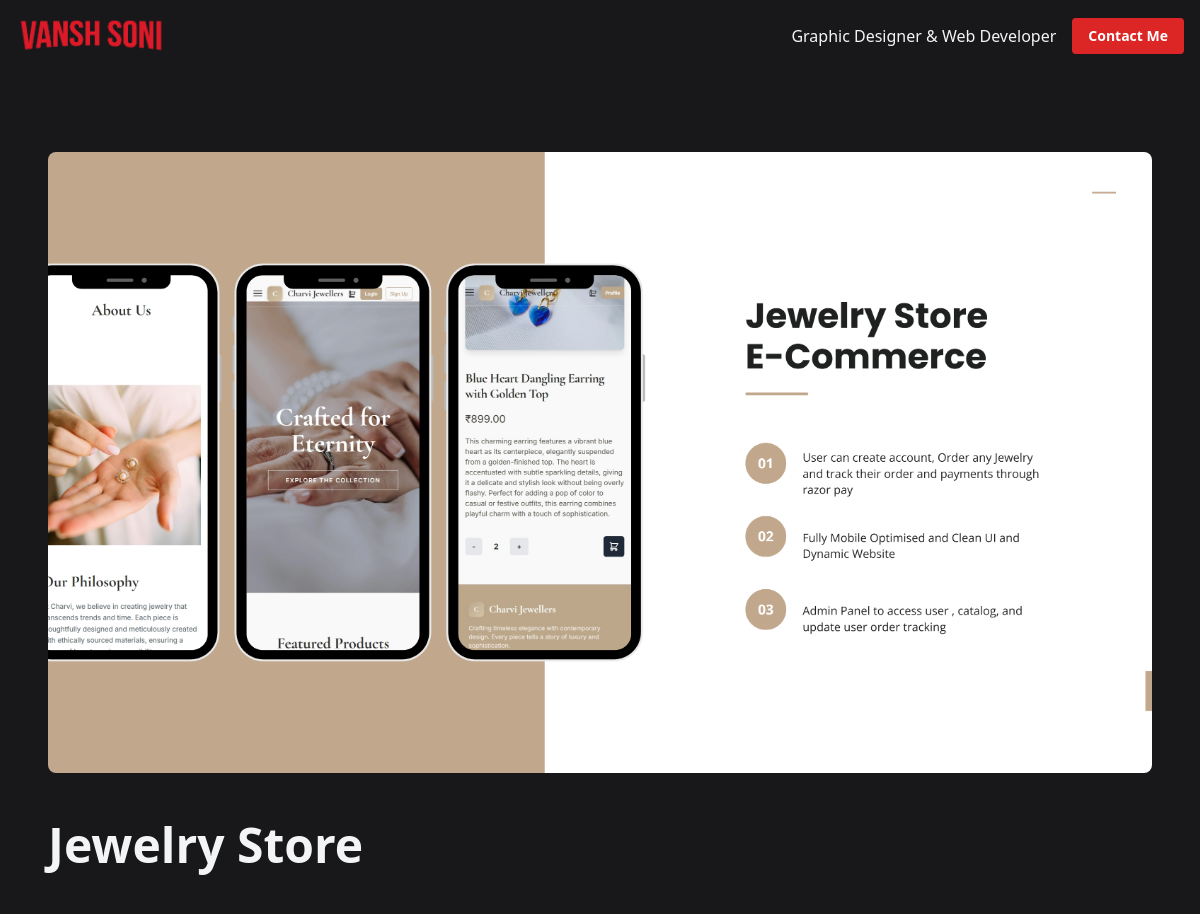
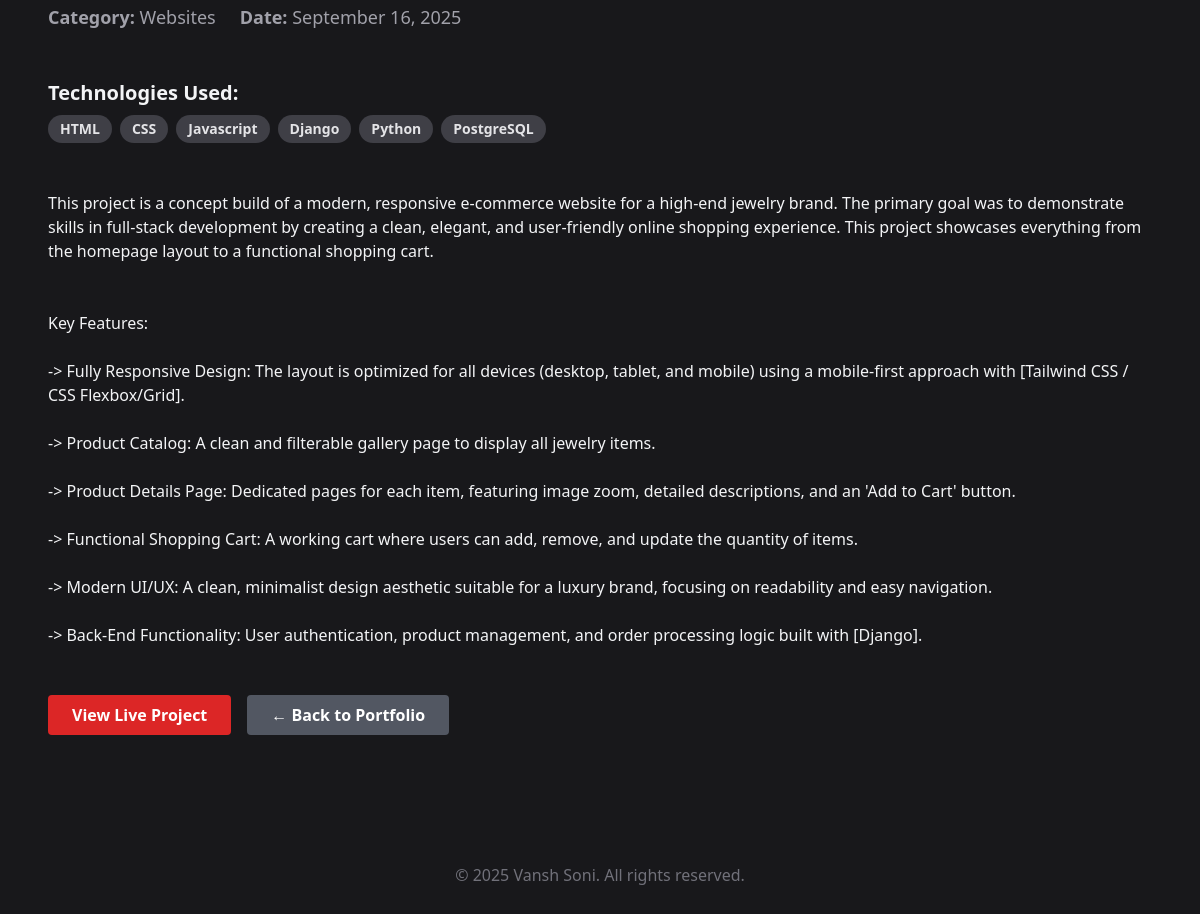
/project/jewelry-store/, run on the app's committed database (2 pictures, top to bottom).
### core/models.py (models this page shows, shortened)
class Project(models.Model):
    category = models.ForeignKey(Category, related_name='projects', on_delete=models.SET_NULL, null=True)
    title = models.CharField(max_length=200)
    thumbnail = models.ImageField(upload_to='projects/thumbnails/')
    short_description = models.CharField(max_length=250, help_text="The short summary shown on the portfolio grid.")
    slug = models.SlugField(max_length=200, unique=True, blank=True)
    date_completed = models.DateField(null=True, blank=True)
    technologies_used = models.CharField(max_length=200, blank=True, help_text="e.g., HTML, CSS, Django, Photoshop")
    detailed_description = models.TextField(blank=True, help_text="The full case study/review for the project detail page.")
    project_link = models.URLField(max_length=200, blank=True, help_text="The URL to the live site or GitHub repo.")
    main_image = models.ImageField(upload_to='projects/main_images/', blank=True, null=True, help_text="A large banner image for the detail page.")
    class Meta:
        ordering = ['-date_completed']
    def technology_list(self):
        if not self.technologies_used:
            return []
        return [tech.strip() for tech in self.technologies_used.split(',') if tech.strip()]

class Category(models.Model):
    name = models.CharField(max_length=100, unique=True)
    slug = models.SlugField(max_length=100, unique=True, blank=True)
    class Meta:
        verbose_name_plural = "Categories"

### core/views.py (the view)
# urls.py: path('project/<slug:slug>/', views.project_detail, name='project-detail'),
def project_detail(request, slug):
    project = get_object_or_404(Project, slug=slug)
    context = {
        'project': project
    }
    return render(request, 'project_detail.html', context)

### templates/project_detail.html (shortened to what this page needs)
{% extends "base.html" %}
{% block content %}
<div class="py-8">
    <div class="space-y-12 mt-12 px-6 md:px-12">
        {% if project.main_image %}
            <img src="{{ project.main_image.url }}" alt="{{ project.title }} banner" class="w-full aspect-video object-cover rounded-lg mb-8">
        {% else %}
            <img src="{{ project.thumbnail.url }}" alt="{{ project.title }} banner" class="w-full aspect-video object-cover rounded-lg mb-8">
        {% endif %}
        <h1 class="text-4xl md:text-5xl font-bold mb-4">{{ project.title }}</h1>
        <div class="flex flex-wrap gap-x-6 gap-y-2 text-lg text-zinc-400 mb-6">
            <span><strong>Category:</strong> {{ project.category.name }}</span>
            <span><strong>Date:</strong> {{ project.date_completed|date:"F j, Y" }}</span>
        </div>
        <div class="mb-8">
            <h3 class="text-xl font-semibold mb-2">Technologies Used:</h3>
            <div class="flex flex-wrap gap-2">
                {% for tech in project.technology_list %}
                <span class="bg-zinc-700 text-zinc-200 py-1 px-3 rounded-full text-sm font-semibold
                             hover:bg-red-600 transition-colors cursor-default">
                    {{ tech }}
                </span>
                {% endfor %}
            </div>
        </div>
        <div class="prose prose-invert prose-lg max-w-none">
            {{ project.detailed_description|linebreaksbr }}
        </div>
        <div class="mt-12 flex flex-wrap gap-4">
            {% if project.project_link %}
            <a href="{{ project.project_link }}" target="_blank" class="bg-red-600 text-white font-bold py-2 px-6 rounded hover:bg-red-700 transition-all">
                View Live Project
            </a>
            {% endif %}
            <a href="{% url 'home' %}" class="bg-gray-500 bg-opacity-70 text-white font-bold py-2 px-6 rounded hover:bg-opacity-50 transition-all">
                &larr; Back to Portfolio
            </a>
        </div>
    </div>
</div>
{% endblock %}

### data on the page
Project: main_image (picture), title "Jewelry Store", category.name "Websites", date_completed "September 16, 2025", detailed_description "This project is a concept build of a modern, responsive e-commerce website for a high-end jewelry brand. The primary goal was to demonstrate skills in full-stack development by creating a clean, elegant, and user-friendly online shopping experience. This project showcases everything from the homepage layout to a functional shopping cart. Key Features: -> Fully Responsive Design: The layout is optimized for all devices (desktop, tablet, and mobile) using a mobile-first approach with [Tailwind CSS / CSS Flexbox/Grid]. -> Product Catalog: A clean and filterable gallery page to display all jewelry items. -> Product Details Page: Dedicated pages for each item, featuring image zoom, detailed…"

### other printed values
{{ tech }} "HTML" "CSS" "Javascript" "Django" "Python" "PostgreSQL"
